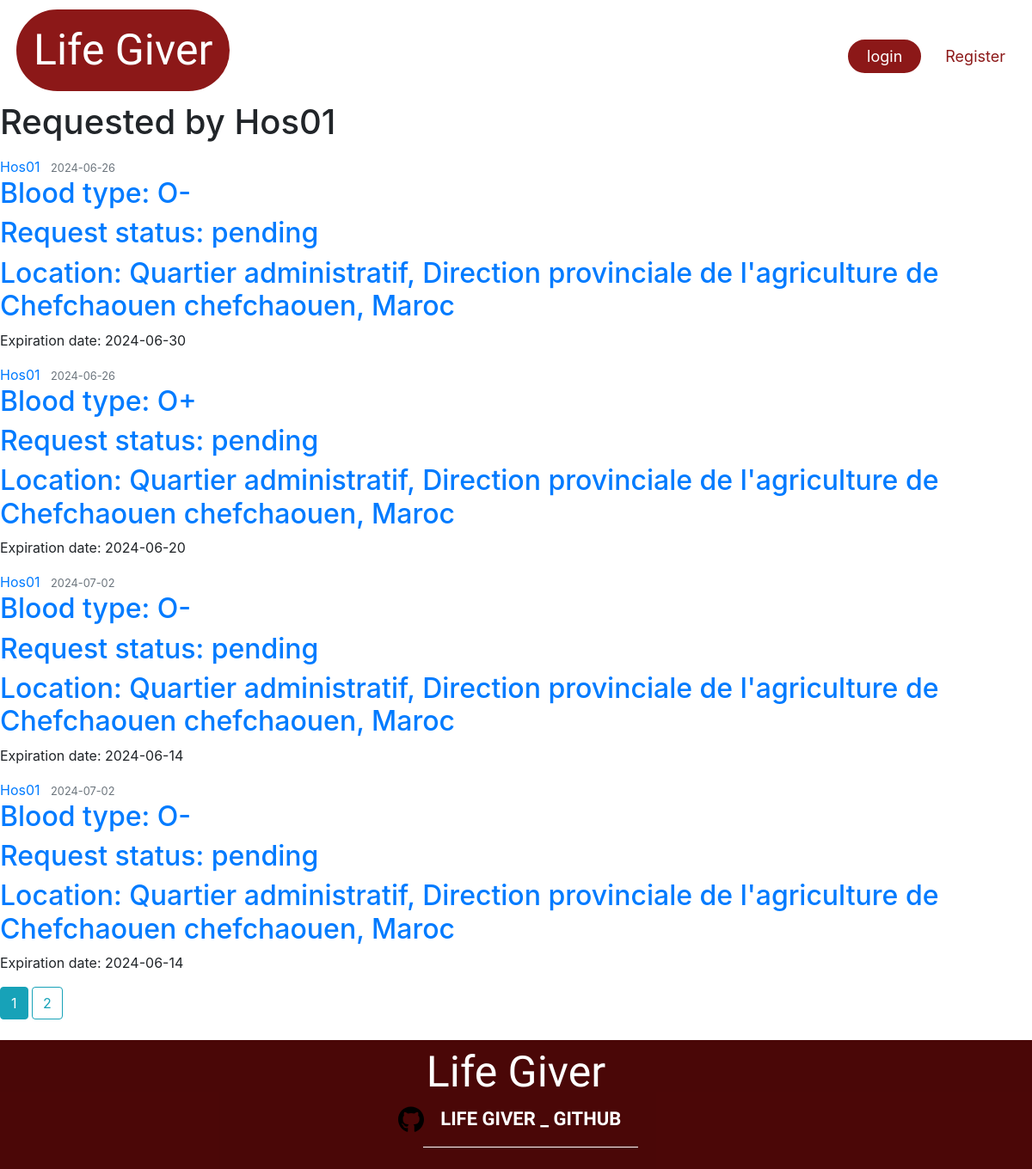
/hospital/Hos01, run on the app's committed database.
### Lifegiver_test/lifegiver/models.py (models this page shows, shortened)
class Hospital(db.Model, UserMixin):
    __tablename__ = 'hospital'
    id = db.Column(db.Integer, primary_key=True)
    name = db.Column(db.String(225), nullable=False)
    image_file = db.Column(db.String(20), nullable=False, default='default1.png')
    street = db.Column(db.String(500), nullable=True)
    city = db.Column(db.String(100), nullable=True)
    province = db.Column(db.String(100), nullable=True)
    zip_code = db.Column(db.String(45), nullable=True)
    country = db.Column(db.String(100), nullable=True)
    phone_number = db.Column(db.String(45), nullable=False)
    email = db.Column(db.String(125), unique=True, nullable=False)
    password = db.Column(db.String(60), nullable=False)
    barcode = db.Column(db.String(100), unique=True, nullable=False)
    lat = db.Column(db.Float, nullable=True)
    lng = db.Column(db.Float, nullable=True)
    hospital_donations = db.relationship('UserDonation', backref='hospital_donation', lazy=True)
    hospital_requests = db.relationship('DonationRequest', backref='hospital_request', lazy=True)
    urgent_requests = db.relationship('UrgentRequest', backref='hospital_urgent_request', lazy=True)

class DonationRequest(db.Model):
    id = db.Column(db.Integer, primary_key=True)
    hospital_id = db.Column(db.Integer, db.ForeignKey('hospital.id'), nullable=False)
    blood_type = db.Column(db.Enum('O-', 'O+', 'A-', 'A+', 'B-', 'B+', 'AB-', 'AB+'), nullable=False)
    request_date = db.Column(db.DateTime, nullable=False, default=datetime.now)
    status = db.Column(db.Enum('pending', 'fulfilled', 'failed'), nullable=False)
    expiration_date = db.Column(db.DateTime, nullable=False, default=lambda: datetime.now() + timedelta(days=90))
    request_donations = db.relationship('UserDonation', backref='donation_request', lazy=True)

### Lifegiver_test/lifegiver/route.py (the view)
@app.route('/hospital/<string:name>', methods=['POST', 'GET'], strict_slashes=False)
def hospital_requests(name):
    page = request.args.get('page', 1, type=int)
    hospital = Hospital.query.filter_by(name=name).first_or_404()
    hospital_requests = DonationRequest.query.filter_by(hospital_request=hospital)\
            .order_by(DonationRequest.request_date.asc())\
            .paginate(page=page, per_page=5) # inteade of using .all() we gonna change it to .paginate() to get 10 requests per page
    return render_template('hospital_requests.html', title='Hospital Requests page', requests=hospital_requests, hospital=hospital)

### Lifegiver_test/lifegiver/templates/hospital_requests.html (shortened to what this page needs)
{% extends "layout.html" %}
{% block content %}
    <h1 class="mb-3">Requested by {{ hospital.name }} </h1>
    {% for req in requests.items %}
    {% if req.status == 'pending' %}
        <article class="media content-section">
          <div class="media-body">
            <div class="article-metadata">
              <a class="mr-2" href="{{ url_for('hospital_requests', name=hospital.name) }}">{{ req.hospital_request.name }}</a>
              <small class="text-muted">{{ req.request_date.strftime('%Y-%m-%d') }}</small>
            </div>
            <h2><a class="article-title" href="{{ url_for('don_request', don_request_id=req.id) }}">{{ 'Blood type: ' ~ req.blood_type }}</a></h2>
            <h2><a class="article-title" href="#">{{ 'Request status: ' ~ req.status }}</a></h2>
            <h2><a class="article-title" href="#">{{ 'Location: ' ~ req.hospital_request.street ~ ' ' ~ req.hospital_request.city ~ ', ' ~ req.hospital_request.country }}</a></h2>
            <p class="article-content">{{ 'Expiration date: ' ~ req.expiration_date.strftime('%Y-%m-%d') }}</p>
          </div>
        </article>
        {% endif %}
        {% endfor %}
    {% for page_num in requests.iter_pages(left_edge=1, right_edge=1, left_current=1, right_current=1) %}
      {% if page_num %}
        {% if requests.page == page_num %}
          <a class="btn btn-info mb-4" href="{{ url_for('hospital_requests', name=hospital.name, page=page_num) }}">{{ page_num }}</a>
        {% else %}
          <a class="btn btn-outline-info mb-4" href="{{ url_for('hospital_requests',name=hospital.name, page=page_num) }}">{{ page_num }}</a>
        {% endif %}
      {% else %}
        ...
      {% endif %}
    {% endfor %}
{% endblock content %}

### Lifegiver_test/lifegiver/static/css/loading.css (style rules this page uses)
:root { --border-width: 7px; }
* { margin: 0; padding: 0; }

### data on the page
Hospital: name "Hos01", street+city+country "Location: Quartier administratif, Direction provinciale de l'agriculture de Chefchaouen chefchaouen, Maroc"
DonationRequest: hospital_request.name "Hos01", request_date "2024-06-26", blood_type "Blood type: O-", status "Request status: pending", expiration_date "Expiration date: 2024-06-30"
DonationRequest: hospital_request.name "Hos01", request_date "2024-06-26", blood_type "Blood type: O+", status "Request status: pending", expiration_date "Expiration date: 2024-06-20"
DonationRequest: hospital_request.name "Hos01", request_date "2024-07-02", blood_type "Blood type: O-", status "Request status: pending", expiration_date "Expiration date: 2024-06-14"
DonationRequest: hospital_request.name "Hos01", request_date "2024-07-02", blood_type "Blood type: O-", status "Request status: pending", expiration_date "Expiration date: 2024-06-14"

### other printed values
{{ page_num }} "1"
{{ page_num }} "2"
